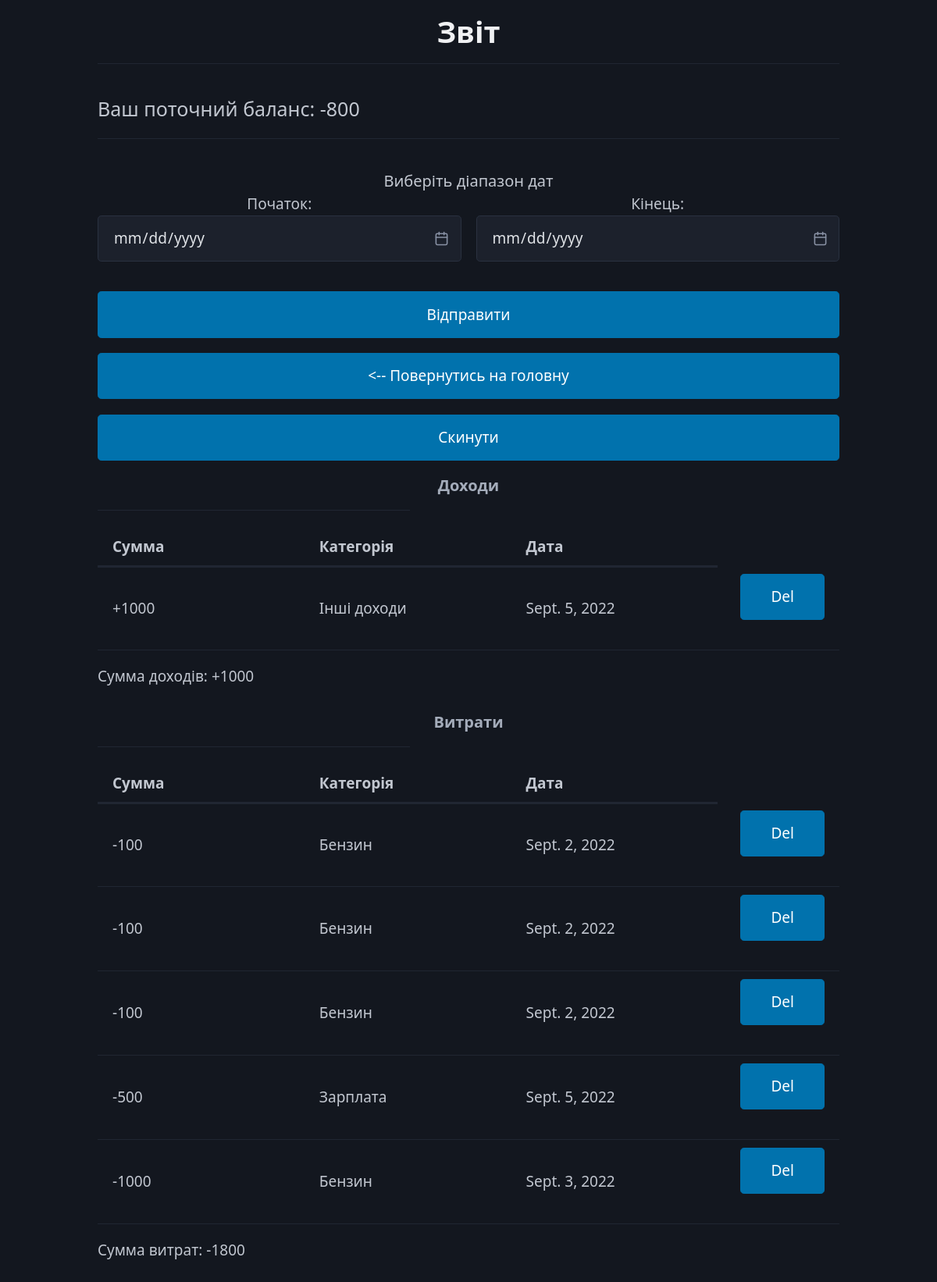
The page /countfin/report/ on the database its author committed.
### countfin/models.py (models this page shows)
class Income(models.Model):
    id = models.AutoField(primary_key=True, null=False)
    amount = models.IntegerField(null=False)
    create_date = models.DateField(default=date.today)
    category_id = models.ForeignKey(Сategory, on_delete=models.CASCADE)
    def __str__(self):
        return str(self.amount)

class Сategory(models.Model):
    id = models.AutoField(primary_key=True, null=False)
    name = models.CharField(max_length=100, unique=True, null=False)
    def __str__(self):
        return self.name

class Spending(models.Model):
    id = models.AutoField(primary_key=True, null=False)
    amount = models.IntegerField(null=False)
    create_date = models.DateField(default=date.today)
    category_id = models.ForeignKey(Сategory, on_delete=models.CASCADE)
    def __str__(self):
        return str(self.amount)

### countfin/views.py (the view, shortened to what this page needs)
# urls.py: path('countfin/report/', views.report, name='report'),
def report(request):
    inc_id = request.GET.get('record_income')
    if inc_id:
        Income.objects.filter(id=inc_id).delete()
        return redirect('report')
    spd_id = request.GET.get('record_spend')
    if spd_id:
        Spending.objects.filter(id=spd_id).delete()
        return redirect('report')
    categories_list = Сategory.objects.order_by('name')
    income = Income.objects.order_by("amount")
    spending = Spending.objects.order_by("amount")
    sum_inc = income.aggregate(amount = Sum('amount'))["amount"]
    sum_inc = sum_inc if sum_inc else 0
    sum_spend = spending.aggregate(amount = Sum('amount'))["amount"]
    sum_spend  = sum_spend if sum_spend else 0
    balance = sum_inc - sum_spend
    values = {
                "category_list": categories_list,
                "income": income,
                "spending": spending,
                "sum_inc": sum_inc,
                "sum_spend": sum_spend,
                "balance": balance
            }
    return render(request, 'countfin/report.html', values)

### countfin/templates/countfin/report.html (shortened to what this page needs)
<!DOCTYPE html>
<html lang="ua" data-theme="dark">
    <head>
    <link rel="stylesheet" href="https://unpkg.com/@picocss/pico@latest/css/pico.min.css">
    <link rel="stylesheet" href="https://unpkg.com/@picocss/pico@latest/css/pico.classless.min.css">
    </head>
    <body>
        <main class="container">
            <h1 style="margin-bottom: 0px" align=center class="title">Звіт</h1>
            <hr style="color:white; height: 4px; padding: 10px;">
            <p style="font-size: 25px; width: 100%"> Ваш поточний баланс: {{balance}}</p>
            <hr style="color:white; height: 4px; padding: 10px;">
            <p style="margin-bottom: 0px; font-size: 20px; width: 100%" align=center> Виберіть діапазон дат</p>
                <form style ="width: 100%" method="POST" action="{% url 'report' %}">
                    <div align=center class="grid">
                        <p>Початок: <input type="date" name="from_date">
                        <p>Кінець: <input type="date" name="to_date">
                    </div>
                    <input style="margin-bottom: 0px; width:100%" type="submit" value="Відправити"></p>
                </form>
                <a style="margin-top: 0px; width:100%" href="/countfin/" role="button"> <-- Повернутись на головну </a>
                <a style="margin-top: 20px; width:100%" href="/countfin/report/" role="button"> Скинути </a>
            <div class="new">
                <h5 style="margin-top: 20px; text-align: center; font-size: 20px">Доходи</h5>
                <hr style="color:white; width: 400px; height: 4px; padding-bottom: 0px;">
                <table>
                    <thead>
                        <tr>
                            <th scope="col">Сумма</th>
                            <th scope="col">Категорія</th>
                            <th scope="col">Дата</th>
                        </tr>
                    </thead>
                    <tbody>
                        {% for i in income %}
                        <tr>
                            <td width="200">+{{i}}</td>
                            <td width="200">{{i.category_id}}</td>
                            <td width="200">{{i.create_date}}</td>
                            <td width="100">
                                <form style="width: 100%; margin-bottom: 10px; padding-left: 10px" method="GET" action="{% url 'report' %}"><button type="submit" name='record_income' value="{{i.id}}">Del</button></form>
                            </td>
                        </tr>
                        {% endfor %}
                    </tbody>
                </table>
                <p>Сумма доходів: +{{sum_inc}}</p>
                <table>
                    <h5 style="text-align: center; font-size: 20px">Витрати</h5>
                    <hr style="color:white; width: 400px; height: 4px; padding-bottom: 0px;">
                    <thead>
                        <tr>
                            <th scope="col">Сумма</th>
                            <th scope="col">Категорія</th>
                            <th scope="col">Дата</th>
                        </tr>
                    </thead>
                    <tbody>
                        {% for i in spending %}
                        <tr>
                            <td width="200">-{{i}}</td>
                            <td width="200">{{i.category_id}}</td>
                            <td width="200">{{i.create_date}}</td>
                            <td width="100">
                                <form style="width: 100%; margin-bottom: 10px; padding-left: 10px" method="GET" action="{% url 'report' %}"><button type="submit" name='record_spend' value='{{i.id}}'>Del</button></form>
                            </td>
                        </tr>
                        {% endfor %}
                    </tbody>
                </table>
                <p>Сумма витрат: -{{sum_spend}}</p>
            </div>
        </main>
    </body>
</html>

### rows shown on the page
Income: amount "1000", category_id "Інші доходи", create_date "Sept. 5, 2022", {{ i.id }} 8 (drawn)
Spending: amount "100", category_id "Бензин", create_date "Sept. 2, 2022", {{ i.id }} 16 (drawn)
Spending: amount "100", category_id "Бензин", create_date "Sept. 2, 2022", {{ i.id }} 17 (drawn)
Spending: amount "100", category_id "Бензин", create_date "Sept. 2, 2022", {{ i.id }} 18 (drawn)
Spending: amount "500", category_id "Зарплата", create_date "Sept. 5, 2022", {{ i.id }} 10 (drawn)
Spending: amount "1000", category_id "Бензин", create_date "Sept. 3, 2022", {{ i.id }} 15 (drawn)

### other values the page prints
{{ balance }} "-800"
{{ sum_inc }} "1000"
{{ sum_spend }} "1800"
